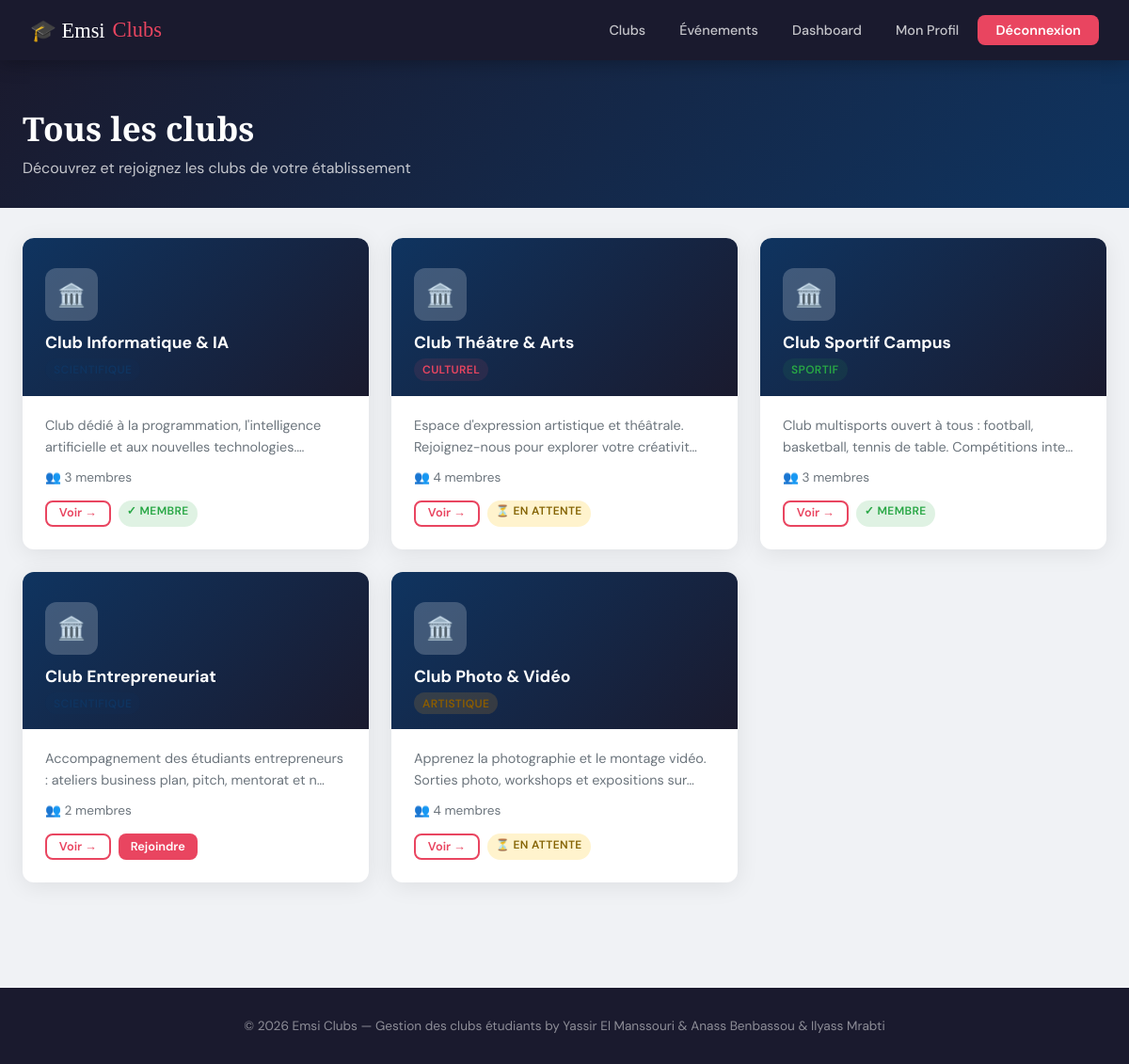
/clubs/ (signed in), run on the app's committed database.
### clubs/models.py (models this page shows, shortened)
class Club(models.Model):
    CATEGORIE_CHOICES = [
        ('culturel', 'Culturel'),
        ('scientifique', 'Scientifique'),
        ('sportif', 'Sportif'),
        ('artistique', 'Artistique'),
        ('autre', 'Autre'),
    ]
    nom = models.CharField(max_length=200)
    description = models.TextField()
    categorie = models.CharField(max_length=30, choices=CATEGORIE_CHOICES, default='autre')
    logo = models.ImageField(upload_to='clubs/logos/', blank=True, null=True)
    responsable = models.ForeignKey(User, on_delete=models.SET_NULL, null=True, related_name='clubs_geres')
    date_creation = models.DateTimeField(auto_now_add=True)
    actif = models.BooleanField(default=True)

### clubs/views.py (the view)
# urls.py: path('clubs/', views.liste_clubs, name='liste_clubs'),
@login_required
def liste_clubs(request):
    clubs = Club.objects.filter(actif=True).annotate(nb_membres=Count('membres'))
    mes_adhesions = Adhesion.objects.filter(etudiant=request.user).values_list('club_id', 'statut')
    adhesions_dict = {cid: stat for cid, stat in mes_adhesions}
    return render(request, 'clubs/liste_clubs.html', {'clubs': clubs, 'adhesions_dict': adhesions_dict})

### clubs/templatetags/club_extras.py (called while the page is built)
@register.filter
def get_item(dictionary, key):
    return dictionary.get(key)

### templates/clubs/liste_clubs.html (shortened to what this page needs)
{% extends 'clubs/base.html' %}
{% load club_extras %}
{% block content %}
<div class="page-header">
  <div class="container flex-between">
    <div><h1>Tous les clubs</h1><p>Découvrez et rejoignez les clubs de votre établissement</p></div>
  </div>
</div>
<div class="container" style="padding-bottom:3rem;">
  <div class="grid-3">
    {% for club in clubs %}
    <div class="club-card">
      <div class="club-card-header">
        <div class="club-logo">{% if club.logo %}<img src="{{ club.logo.url }}" alt="">{% else %}🏛️{% endif %}</div>
        <h3 style="font-size:1.1rem;font-weight:700;">{{ club.nom }}</h3>
        <span class="badge cat-{{ club.categorie }}" style="margin-top:0.4rem;display:inline-block;">{{ club.get_categorie_display }}</span>
      </div>
      <div class="club-card-body">
        <p class="card-text">{{ club.description|truncatechars:90 }}</p>
        <div class="club-meta"><span>👥 {{ club.nb_membres }} membres</span></div>
        <div class="flex gap-1 mt-2" style="flex-wrap:wrap;">
          <a href="{% url 'detail_club' club.pk %}" class="btn btn-outline btn-sm">Voir →</a>
          {% if user.is_authenticated %}
            {% with st=adhesions_dict|get_item:club.pk %}
              {% if st == 'accepte' %}
                <span class="badge badge-success">✓ Membre</span>
              {% elif st == 'en_attente' %}
                <span class="badge badge-warning">⏳ En attente</span>
              {% elif st == 'refuse' %}
                <span class="badge badge-danger">✗ Refusé</span>
              {% else %}
                <a href="{% url 'demander_adhesion' club.pk %}" class="btn btn-primary btn-sm">Rejoindre</a>
              {% endif %}
            {% endwith %}
          {% endif %}
        </div>
      </div>
    </div>
    {% empty %}
      <p class="text-gray">Aucun club disponible.</p>
    {% endfor %}
  </div>
</div>
{% endblock %}

### static/css/style.css (style rules this page uses)
:root { --primary: #1a1a2e; --accent: #e94560; --accent2: #0f3460; --gold: #f5a623; --light: #f0f2f5; --white: #ffffff; --gray: #6c757d; --success: #28a745; --warning: #ffc107; --danger: #dc3545; --card-shadow: 0 4px 24px rgba(0,0,0,0.08); --radius: 12px; }
* { box-sizing: border-box; margin: 0; padding: 0; }
body { font-family: 'DM Sans', sans-serif; background: var(--light); color: var(--primary); min-height: 100vh; }
.container { max-width: 1200px; margin: 0 auto; padding: 0 1.5rem; }
.page-header { background: linear-gradient(135deg, var(--primary) 0%, var(--accent2) 100%); color: var(--white); padding: 3rem 0 2rem; margin-bottom: 2rem; }
.page-header h1 { font-family: 'Playfair Display', serif; font-size: 2.2rem; }
.page-header p { opacity: 0.75; margin-top: 0.5rem; }
.card-text { color: var(--gray); font-size: 0.9rem; line-height: 1.6; }
.grid-3 { display: grid; grid-template-columns: repeat(auto-fill, minmax(320px, 1fr)); gap: 1.5rem; }
.btn { display: inline-flex; align-items: center; gap: 0.4rem; padding: 0.55rem 1.4rem; border-radius: 8px; font-family: 'DM Sans', sans-serif; font-size: 0.9rem; font-weight: 600; cursor: pointer; border: none; text-decoration: none; transition: all 0.2s; line-height: 1; }
.btn-primary { background: var(--accent); color: var(--white); }
.btn-outline { background: transparent; border: 2px solid var(--accent); color: var(--accent); }
.btn-sm { padding: 0.35rem 0.8rem; font-size: 0.8rem; }
.badge { display: inline-block; padding: 0.3em 0.75em; border-radius: 50px; font-size: 0.75rem; font-weight: 600; text-transform: uppercase; letter-spacing: 0.03em; }
.badge-success { background: rgba(40,167,69,0.15); color: var(--success); }
.badge-warning { background: rgba(255,193,7,0.2); color: #856404; }
.club-card { border-radius: var(--radius); overflow: hidden; background: var(--white); box-shadow: var(--card-shadow); transition: transform 0.2s, box-shadow 0.2s; }
.club-card-header { background: linear-gradient(135deg, var(--accent2), var(--primary)); padding: 2rem 1.5rem 1rem; color: var(--white); position: relative; }
.club-logo { width: 56px; height: 56px; border-radius: 12px; background: rgba(255,255,255,0.2); display: flex; align-items: center; justify-content: center; font-size: 1.5rem; margin-bottom: 0.75rem; }
.club-card-body { padding: 1.25rem 1.5rem 1.5rem; }
.club-meta { display: flex; align-items: center; gap: 1rem; margin-top: 0.75rem; font-size: 0.85rem; color: var(--gray); }
.club-meta span { display: flex; align-items: center; gap: 0.3rem; }
.cat-culturel { background: rgba(233,69,96,0.1); color: var(--accent); }
.cat-scientifique { background: rgba(15,52,96,0.1); color: var(--accent2); }
.cat-sportif { background: rgba(40,167,69,0.1); color: var(--success); }
.cat-artistique { background: rgba(245,166,35,0.15); color: #8a5c00; }
.mt-2 { margin-top: 1rem; }
.flex { display: flex; }
.flex-between { display: flex; align-items: center; justify-content: space-between; }
.gap-1 { gap: 0.5rem; }

### data on the page
Club: nom "Club Informatique & IA", description "Club dédié à la programmation, l'intelligence artificielle et aux nouvelles technologies.…", nb_membres "3", shows "✓ MEMBRE"
Club: nom "Club Théâtre & Arts", categorie "CULTUREL", description "Espace d'expression artistique et théâtrale. Rejoignez-nous pour explorer votre créativit…", nb_membres "4", shows "⏳ EN ATTENTE"
Club: nom "Club Sportif Campus", categorie "SPORTIF", description "Club multisports ouvert à tous : football, basketball, tennis de table. Compétitions inte…", nb_membres "3", shows "✓ MEMBRE"
Club: nom "Club Entrepreneuriat", description "Accompagnement des étudiants entrepreneurs : ateliers business plan, pitch, mentorat et n…", nb_membres "2", shows "Rejoindre"
Club: nom "Club Photo & Vidéo", categorie "ARTISTIQUE", description "Apprenez la photographie et le montage vidéo. Sorties photo, workshops et expositions sur…", nb_membres "4", shows "⏳ EN ATTENTE"
